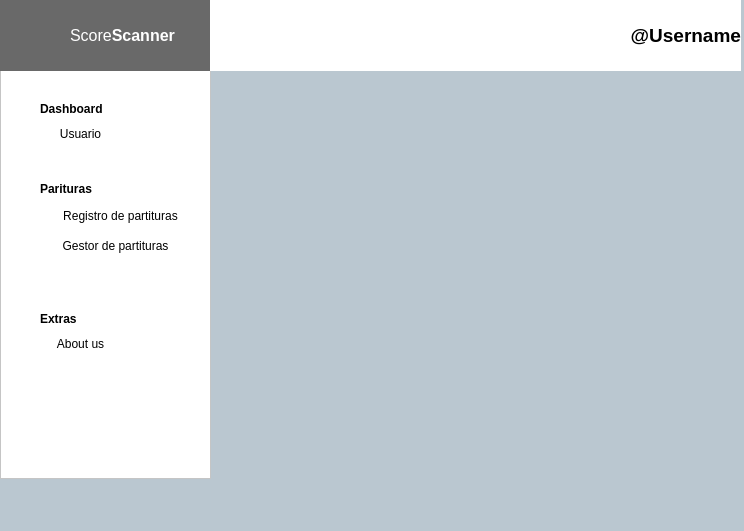
<?xml version="1.0" encoding="UTF-8"?>
<ui version="4.0">
 <class>MainWindow</class>
 <widget class="QMainWindow" name="MainWindow">
  <property name="geometry">
   <rect>
    <x>0</x>
    <y>0</y>
    <width>744</width>
    <height>531</height>
   </rect>
  </property>
  <property name="font">
   <font>
    <pointsize>9</pointsize>
    <kerning>false</kerning>
   </font>
  </property>
  <property name="windowTitle">
   <string>MainWindow</string>
  </property>
  <property name="styleSheet">
   <string notr="true">background-color: rgb(186, 199, 208);</string>
  </property>
  <widget class="QWidget" name="centralwidget">
   <widget class="QLabel" name="label_SSL">
    <property name="geometry">
     <rect>
      <x>0</x>
      <y>0</y>
      <width>211</width>
      <height>71</height>
     </rect>
    </property>
    <property name="styleSheet">
     <string notr="true">background-color: rgb(105, 105, 105);</string>
    </property>
    <property name="text">
     <string>&lt;html&gt;&lt;head/&gt;&lt;body&gt;&lt;p&gt;&lt;br/&gt;&lt;/p&gt;&lt;/body&gt;&lt;/html&gt;</string>
    </property>
   </widget>
   <widget class="QLabel" name="label_logo">
    <property name="geometry">
     <rect>
      <x>10</x>
      <y>10</y>
      <width>51</width>
      <height>51</height>
     </rect>
    </property>
    <property name="styleSheet">
     <string notr="true">border-image: url(:/Icons/logo.png);
background-color: rgb(105, 105, 105);</string>
    </property>
    <property name="text">
     <string/>
    </property>
   </widget>
   <widget class="QLabel" name="label_ScoreScanner">
    <property name="geometry">
     <rect>
      <x>70</x>
      <y>10</y>
      <width>111</width>
      <height>51</height>
     </rect>
    </property>
    <property name="styleSheet">
     <string notr="true">background-color: rgb(105, 105, 105);</string>
    </property>
    <property name="text">
     <string>&lt;html&gt;&lt;head/&gt;&lt;body&gt;&lt;p&gt;&lt;span style=&quot; font-size:12pt; color:#ffffff;&quot;&gt;Score&lt;/span&gt;&lt;span style=&quot; font-size:12pt; font-weight:600; color:#ffffff;&quot;&gt;Scanner &lt;/span&gt;&lt;/p&gt;&lt;/body&gt;&lt;/html&gt;</string>
    </property>
   </widget>
   <widget class="QListView" name="listView">
    <property name="geometry">
     <rect>
      <x>0</x>
      <y>70</y>
      <width>211</width>
      <height>409</height>
     </rect>
    </property>
    <property name="styleSheet">
     <string notr="true">background-color: rgb(255, 255, 255);</string>
    </property>
   </widget>
   <widget class="QPushButton" name="boton_Usuario">
    <property name="geometry">
     <rect>
      <x>50</x>
      <y>120</y>
      <width>61</width>
      <height>27</height>
     </rect>
    </property>
    <property name="font">
     <font>
      <weight>50</weight>
      <italic>false</italic>
      <bold>false</bold>
      <underline>false</underline>
      <strikeout>false</strikeout>
      <stylestrategy>PreferDefault</stylestrategy>
      <kerning>true</kerning>
     </font>
    </property>
    <property name="styleSheet">
     <string notr="true">background-color: rgb(255, 255, 255);
border-style: solid;</string>
    </property>
    <property name="text">
     <string>Usuario</string>
    </property>
   </widget>
   <widget class="QLabel" name="label_Dashboard">
    <property name="geometry">
     <rect>
      <x>40</x>
      <y>100</y>
      <width>71</width>
      <height>17</height>
     </rect>
    </property>
    <property name="font">
     <font>
      <weight>75</weight>
      <bold>true</bold>
     </font>
    </property>
    <property name="styleSheet">
     <string notr="true">background-color: rgb(255, 255, 255);</string>
    </property>
    <property name="text">
     <string>Dashboard</string>
    </property>
   </widget>
   <widget class="QLabel" name="label_Partituras">
    <property name="geometry">
     <rect>
      <x>40</x>
      <y>180</y>
      <width>71</width>
      <height>17</height>
     </rect>
    </property>
    <property name="font">
     <font>
      <weight>75</weight>
      <bold>true</bold>
     </font>
    </property>
    <property name="styleSheet">
     <string notr="true">background-color: rgb(255, 255, 255);</string>
    </property>
    <property name="text">
     <string>Parituras</string>
    </property>
   </widget>
   <widget class="QPushButton" name="boton_RegistroP">
    <property name="geometry">
     <rect>
      <x>50</x>
      <y>200</y>
      <width>141</width>
      <height>31</height>
     </rect>
    </property>
    <property name="font">
     <font>
      <weight>50</weight>
      <italic>false</italic>
      <bold>false</bold>
      <underline>false</underline>
      <strikeout>false</strikeout>
      <stylestrategy>PreferDefault</stylestrategy>
      <kerning>true</kerning>
     </font>
    </property>
    <property name="styleSheet">
     <string notr="true">background-color: rgb(255, 255, 255);
border-style: solid;</string>
    </property>
    <property name="text">
     <string>Registro de partituras</string>
    </property>
   </widget>
   <widget class="QPushButton" name="boton_GestorP">
    <property name="geometry">
     <rect>
      <x>50</x>
      <y>230</y>
      <width>131</width>
      <height>31</height>
     </rect>
    </property>
    <property name="font">
     <font>
      <weight>50</weight>
      <italic>false</italic>
      <bold>false</bold>
      <underline>false</underline>
      <strikeout>false</strikeout>
      <stylestrategy>PreferDefault</stylestrategy>
      <kerning>true</kerning>
     </font>
    </property>
    <property name="styleSheet">
     <string notr="true">background-color: rgb(255, 255, 255);
border-style: solid;</string>
    </property>
    <property name="text">
     <string>Gestor de partituras</string>
    </property>
   </widget>
   <widget class="QLabel" name="label_Extras">
    <property name="geometry">
     <rect>
      <x>40</x>
      <y>310</y>
      <width>71</width>
      <height>17</height>
     </rect>
    </property>
    <property name="font">
     <font>
      <weight>75</weight>
      <bold>true</bold>
     </font>
    </property>
    <property name="styleSheet">
     <string notr="true">background-color: rgb(255, 255, 255);</string>
    </property>
    <property name="text">
     <string>Extras</string>
    </property>
   </widget>
   <widget class="QPushButton" name="boton_AboutUs">
    <property name="geometry">
     <rect>
      <x>50</x>
      <y>330</y>
      <width>61</width>
      <height>27</height>
     </rect>
    </property>
    <property name="font">
     <font>
      <weight>50</weight>
      <italic>false</italic>
      <bold>false</bold>
      <underline>false</underline>
      <strikeout>false</strikeout>
      <stylestrategy>PreferDefault</stylestrategy>
      <kerning>true</kerning>
     </font>
    </property>
    <property name="styleSheet">
     <string notr="true">background-color: rgb(255, 255, 255);
border-style: solid;</string>
    </property>
    <property name="text">
     <string>About us</string>
    </property>
   </widget>
   <widget class="QWidget" name="horizontalLayoutWidget">
    <property name="geometry">
     <rect>
      <x>210</x>
      <y>0</y>
      <width>531</width>
      <height>71</height>
     </rect>
    </property>
    <layout class="QHBoxLayout" name="horizontalLayout_2">
     <item>
      <widget class="QLabel" name="label">
       <property name="font">
        <font>
         <weight>75</weight>
         <bold>true</bold>
        </font>
       </property>
       <property name="styleSheet">
        <string notr="true">background-color: rgb(255, 255, 255);
selection-color: rgb(0, 0, 0);</string>
       </property>
       <property name="text">
        <string>&lt;html&gt;&lt;head/&gt;&lt;body&gt;&lt;p align=&quot;right&quot;&gt;&lt;span style=&quot; font-size:14pt;&quot;&gt;@Username&lt;/span&gt;&lt;/p&gt;&lt;/body&gt;&lt;/html&gt;</string>
       </property>
      </widget>
     </item>
    </layout>
   </widget>
   <zorder>listView</zorder>
   <zorder>label_SSL</zorder>
   <zorder>label_logo</zorder>
   <zorder>label_ScoreScanner</zorder>
   <zorder>boton_Usuario</zorder>
   <zorder>label_Dashboard</zorder>
   <zorder>label_Partituras</zorder>
   <zorder>boton_RegistroP</zorder>
   <zorder>boton_GestorP</zorder>
   <zorder>label_Extras</zorder>
   <zorder>boton_AboutUs</zorder>
   <zorder>horizontalLayoutWidget</zorder>
  </widget>
  <widget class="QMenuBar" name="menubar">
   <property name="geometry">
    <rect>
     <x>0</x>
     <y>0</y>
     <width>744</width>
     <height>27</height>
    </rect>
   </property>
  </widget>
  <widget class="QStatusBar" name="statusbar"/>
 </widget>
 <resources>
  <include location="../../logo.qrc"/>
 </resources>
 <connections/>
</ui>
